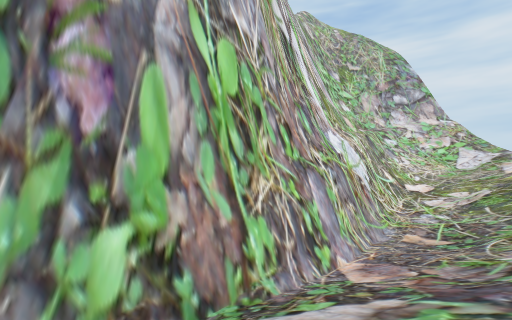
View 1 (above)

14 first-person views from a walk through a 3-D level made in the Unity game engine. The camera is 1.5 m above the floor, looks level and sees 90° across. The floor is counted in squares, 2 m on a side. Each view is taken from the middle of a square. On the plan, view 1 faces up. The plan holds only what a view shows up to about 9 squares ahead; the rest is blank. The place goes on beyond the plan. Some trees and plants on the terrain are drawn as simple stand-ins. The player character is not drawn.

View 2
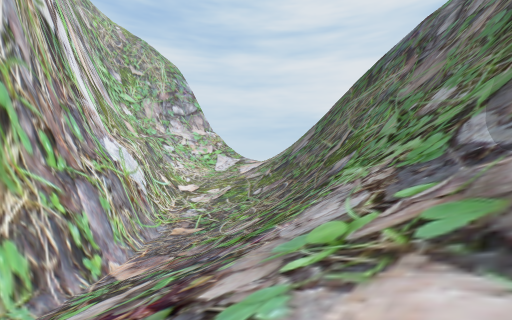

View 3
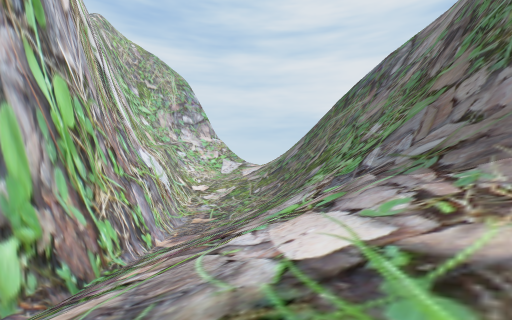

View 4
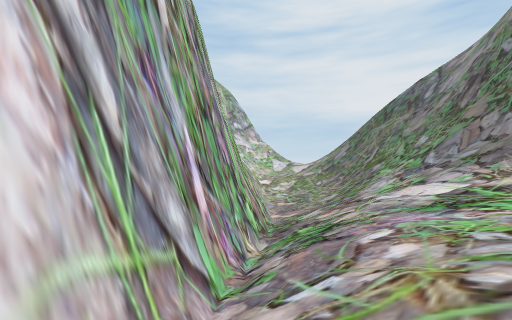

View 5
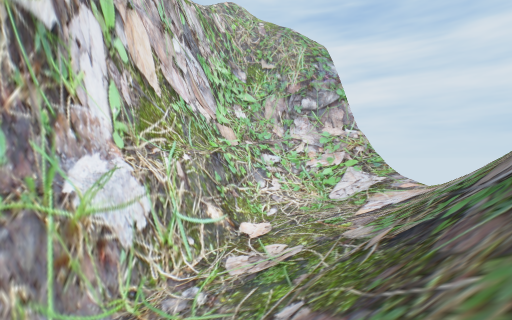

View 6
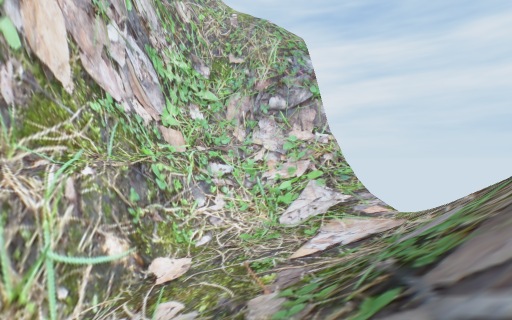

View 7
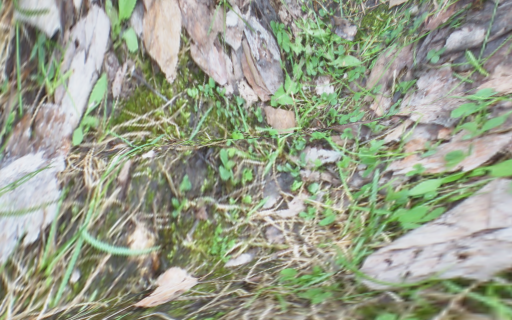

View 8
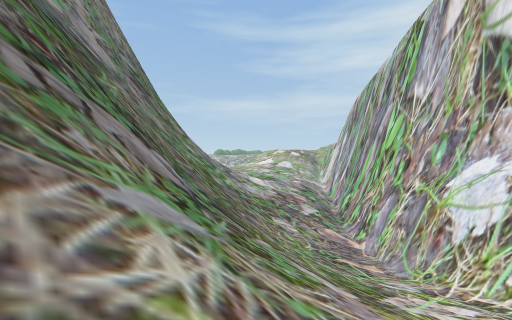

View 9
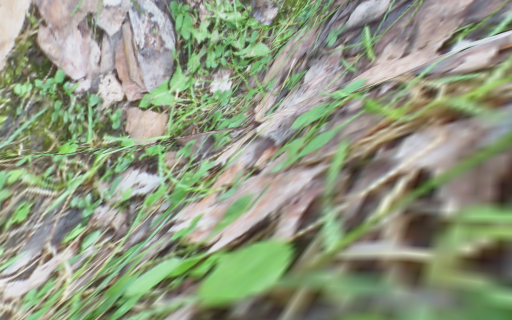

View 10
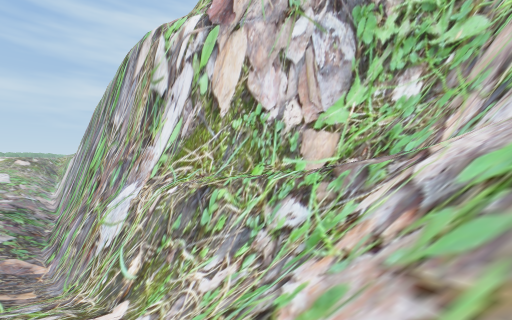

View 11
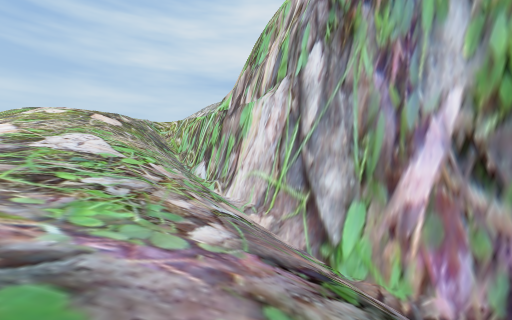

View 12
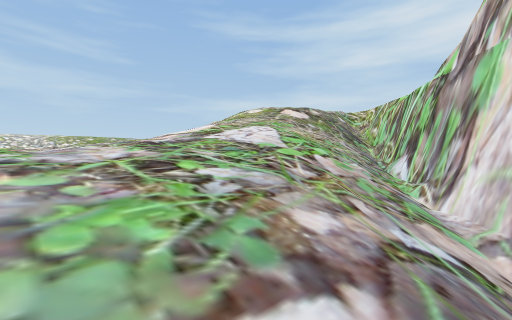

View 13
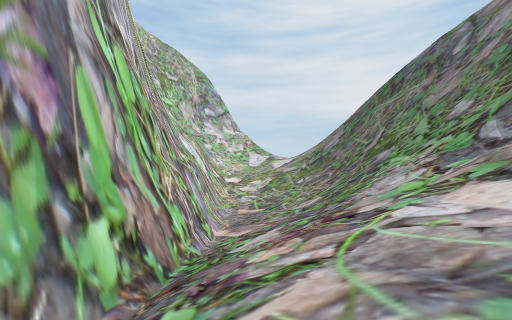

View 14
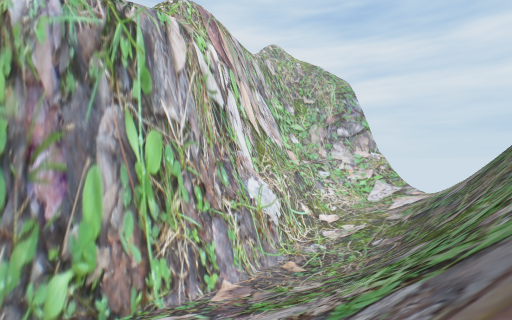

### Floor plan
Key: @ floor where view 1 was taken; # wall or solid block; . main floor; - floor 0.75 m lower than the main floor; _ floor 1.5 m lower than the main floor; : floor 4 m higher than the main floor; < floor 4 m lower than the main floor; ( floor 4.75 m lower than the main floor; / step, stairs or slope; = window, fence, low wall or low ledge; v drop or lower ground.
Columns run from 12 left of view 1 to 12 right of it. Each row starts with its distance up from view 1.
 18                   ##
 17                v ########
 16                v ##/:///=
 15                  #//=////
 14                 ##/#/////
 13                 ###//////
 12                ##=#//////
 11              v #=##//_-/.
 10             vv####///////
  9             vv###////////
  8            vv ##/<///////
  7            v  ##(<//////#
  6         /vv  ##///////###
  5         vv ###////////##
  4        vv ##/////////##
  3       vv###/////////##
  2        ##///////////#
  1    vv ##///////////##
  0   vv ##/////@//////##
 -1   ####///////////=##
 -2 ####/////--//////##
 -3 =##/////....////##

Positions as (right, up) in squares from view 1, and headings:
1: (0, 0), facing up
2: (0, -1), facing up-right
3: (-2, -3), facing up-right
4: (-8, -3), facing up-right
5: (7, 3), facing up
6: (9, 5), facing up
7: (11, 9), facing up-left
8: (12, 10), facing down-left
9: (12, 13), facing up-left
10: (12, 14), facing left
11: (-1, -1), facing left
12: (-3, -1), facing down-left
13: (-3, -1), facing up-right
14: (3, -3), facing up
